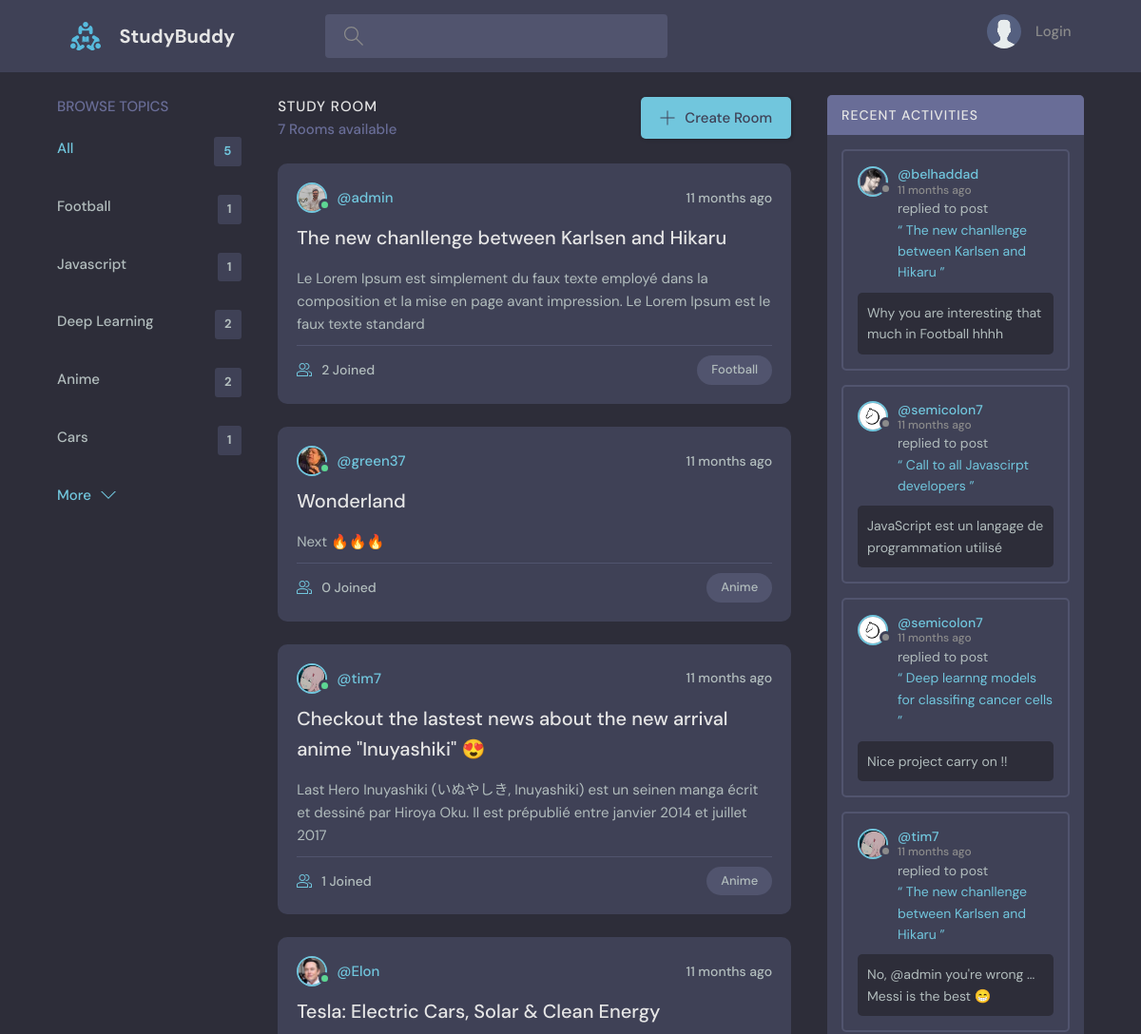
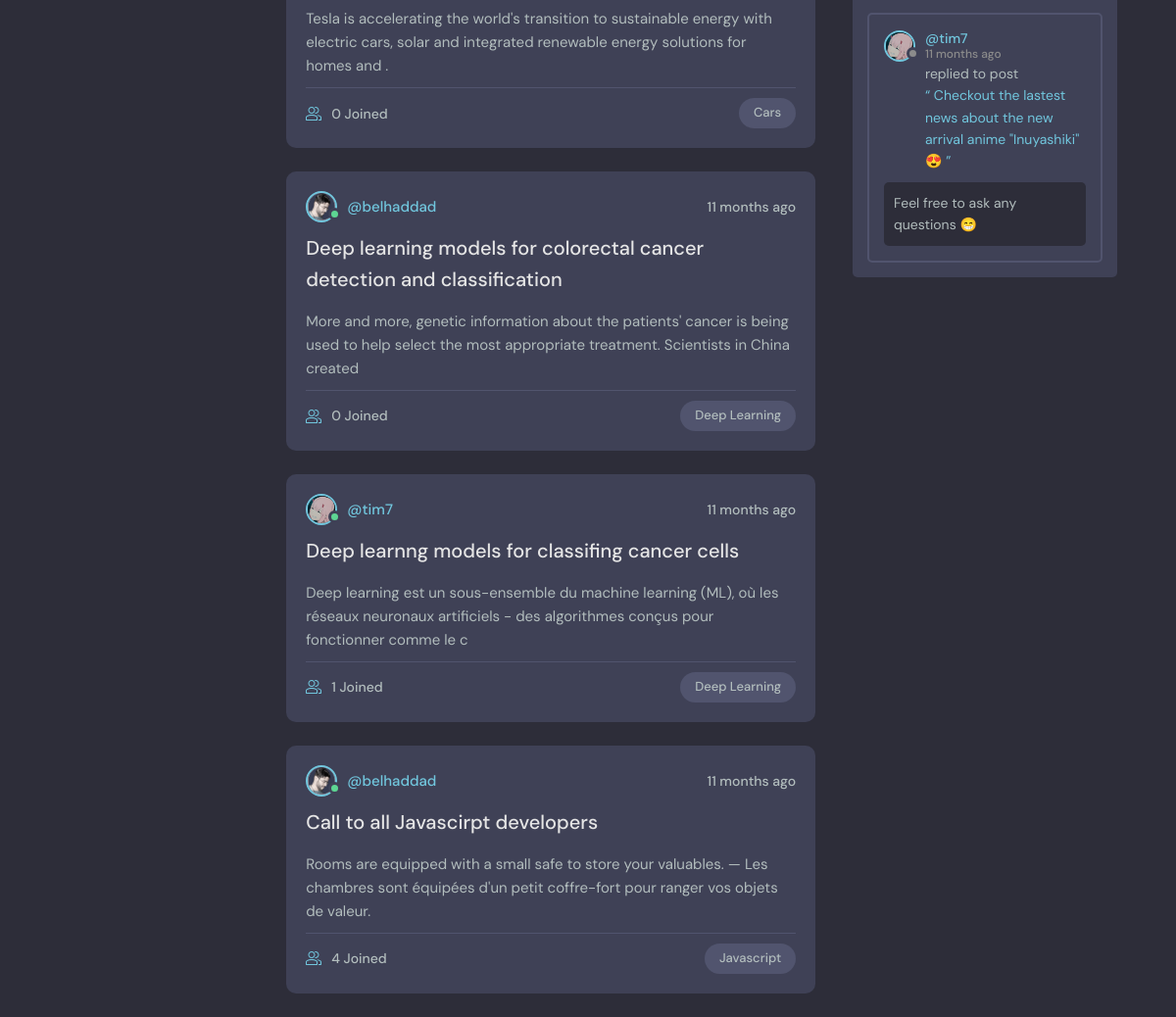
The page / on the database its author committed (2 pictures, top to bottom).
### base/models.py (models this page shows)
class Topic(models.Model):
    name = models.CharField(max_length=200)
    def __str__(self):
        return self.name

class Room(models.Model):
    host = models.ForeignKey(User, on_delete=models.CASCADE)
    topic = models.ForeignKey(Topic, on_delete=models.SET_NULL, null=True)
    name = models.CharField(max_length=200, null=True)
    description = models.TextField(null=True, blank=True)
    participants = models.ManyToManyField(User, related_name='participants', blank=True)
    updated = models.DateTimeField(auto_now=True)
    created = models.DateTimeField(auto_now_add=True)
    class Meta:
        ordering = ['-updated', '-created']
    def __str__(self):
        return self.name

class Message(models.Model):
    user = models.ForeignKey(User, on_delete=models.CASCADE)
    room = models.ForeignKey(Room, on_delete=models.CASCADE)
    body = models.CharField(max_length=300)
    updated = models.DateTimeField(auto_now=True)
    created = models.DateTimeField(auto_now_add=True)
    class Meta:
        ordering = ['-updated', '-created']
    def __str__(self):
        return self.body[0:50]

### users/models.py (models this page shows)
class User(AbstractUser):
    name = models.CharField(max_length=200, null=True)
    email = models.EmailField(unique=True, null=True)
    bio = models.TextField(null=True)
    avatar = models.ImageField(upload_to='profiles/', default='profiles/avatar.svg', null=True, blank=True)
    USERNAME_FIELD = 'email'
    REQUIRED_FIELDS = []

### base/views.py (the view)
# urls.py: path('', views.rooms, name="home"),
def rooms(request):
    search_query = ''
    if request.GET.get('search_query'):
        search_query = request.GET.get('search_query')
    rooms = Room.objects.distinct().filter(Q(name__icontains = search_query) |
                                           Q(host__username__icontains = search_query) |
                                           Q(topic__name__icontains = search_query) |
                                           Q(description__icontains = search_query))
    topics = Topic.objects.all()[0:5]
    room_messages = Message.objects.filter(Q(room__topic__name__icontains = search_query)|
                                           Q(user__name__icontains = search_query))[0:5]
    context = {'rooms': rooms, 'topics': topics, 'room_messages':room_messages, 'search_query': search_query}
    return render(request, 'base/index.html', context)

### base/templates/base/index.html (shortened to what this page needs)
{% extends 'main.html' %}
{% load static %}
{% block content %}
  <main class="layout layout--3">
    <div class="container">
      {% include 'base/section_topics.html' %}
        <div class="roomList">
          <div class="roomList__header">
            <div>
              <h2>Study Room</h2>
              <p>{{rooms.count}} Rooms available</p>
            </div>
            <a class="btn btn--main" href="{% url 'create-room' %}?next={{request.path}}">
              <svg version="1.1" xmlns="http://www.w3.org/2000/svg" width="32" height="32" viewBox="0 0 32 32">
                <title>add</title>
                <path
                  d="M16.943 0.943h-1.885v14.115h-14.115v1.885h14.115v14.115h1.885v-14.115h14.115v-1.885h-14.115v-14.115z"
                ></path>
              </svg>
              Create Room
            </a>
          </div>
          {% include 'base/section_rooms.html' %}
      </div>
      {% include 'base/section_activities.html' %}
    </div>
  </main>
{% endblock content %}

### base/templates/base/section_topics.html
<div class="topics">
    <div class="topics__header">
      <h2>Browse Topics</h2>
    </div>
    <ul class="topics__list">
      <li>
        <a href="/" class="active">All <span>{{topics.count}}</span></a>
      </li>
      {% for topic in topics %}
        <li>
          <a href="{% url 'home' %}?search_query={{topic}}">{{topic}} <span>{{topic.room_set.all.count}}</span></a>
        </li>
      {% endfor %}
    </ul>
    <a class="btn btn--link" href="{% url 'topics' %}">
      More
      <svg version="1.1" xmlns="http://www.w3.org/2000/svg" width="32" height="32" viewBox="0 0 32 32">
        <title>chevron-down</title>
        <path d="M16 21l-13-13h-3l16 16 16-16h-3l-13 13z"></path>
      </svg>
    </a>
  </div>

### base/templates/base/section_rooms.html (shortened to what this page needs)
{% for room in rooms %}
        <div class="roomListRoom">
          <div class="roomListRoom__header">
            <a href="{% url 'profile' room.host.id %}" class="roomListRoom__author">
              <div class="avatar avatar--small active">
                <img src="{{room.host.avatar.url}}" />
              </div>
              <span>@{{room.host.username}}</span>
            </a>
            <div class="roomListRoom__actions">
              <span>{{room.created|timesince}} ago</span>
            </div>
          </div>
          <div class="roomListRoom__content">
            <a href="{% url 'room' room.id %}?next={{request.path}}">{{room.name}}</a>
            <p>
              {{room.description|slice:150}}
            </p>
          </div>
          <div class="roomListRoom__meta">
            <a class="roomListRoom__joined">
              {{room.participants.count}} Joined
            </a>
            <p class="roomListRoom__topic">{{room.topic}}</p>
          </div>
        </div>
{% endfor %}

### base/templates/base/section_activities.html (shortened to what this page needs)
<div class="activities">
    <div class="activities__header">
        <h2>Recent Activities</h2>
    </div>
    {% for message in room_messages %}
        <div class="activities__box">
        <div class="activities__boxHeader roomListRoom__header">
            <a href="{% url 'profile' message.user.id %}" class="roomListRoom__author">
            <div class="avatar avatar--small">
                <img src="{{message.user.avatar.url}}" />
            </div>
            <p>
                @{{message.user.username}}
                <span>{{message.created|timesince}} ago</span>
            </p>
            </a>
        </div>
        <div class="activities__boxContent">
            <p>replied to post<a href="{% url 'room' message.room.id %}">“ {{message.room}} ”</a></p>
            <div class="activities__boxRoomContent">
            {{message}}
            </div>
        </div>
        </div>
    {% endfor %}
</div>

### rows shown on the page
Topic: name "Football", room_set.all.count "1"
Topic: name "Javascript", room_set.all.count "1"
Topic: name "Deep Learning", room_set.all.count "2"
Topic: name "Anime", room_set.all.count "2"
Topic: name "Cars", room_set.all.count "1"
Room: host.avatar (picture), host.username "admin", created "11 months", name "The new chanllenge between Karlsen and Hikaru", description "Le Lorem Ipsum est simplement du faux texte employé dans la composition et la mise en page avant impression. Le Lorem Ipsum est le faux texte standard", participants.count "2", topic "Football"
Room: host.avatar (picture), host.username "green37", created "11 months", name "Wonderland", description "Next 🔥🔥🔥", participants.count "0", topic "Anime"
Room: host.avatar (picture), host.username "tim7", created "11 months", name "Checkout the lastest news about the new arrival anime \"Inuyashiki\" 😍", description "Last Hero Inuyashiki (いぬやしき, Inuyashiki) est un seinen manga écrit et dessiné par Hiroya Oku. Il est prépublié entre janvier 2014 et juillet 2017", participants.count "1", topic "Anime"
Room: host.avatar (picture), host.username "Elon", created "11 months", name "Tesla: Electric Cars, Solar & Clean Energy", description "Tesla is accelerating the world's transition to sustainable energy with electric cars, solar and integrated renewable energy solutions for homes and .", participants.count "0", topic "Cars"
Room: host.avatar (picture), host.username "belhaddad", created "11 months", name "Deep learning models for colorectal cancer detection and classification", description "More and more, genetic information about the patients' cancer is being used to help select the most appropriate treatment. Scientists in China created", participants.count "0", topic "Deep Learning"
Room: host.avatar (picture), host.username "tim7", created "11 months", name "Deep learnng models for classifing cancer cells", description "Deep learning est un sous-ensemble du machine learning (ML), où les réseaux neuronaux artificiels - des algorithmes conçus pour fonctionner comme le c", participants.count "1", topic "Deep Learning"
Room: host.avatar (picture), host.username "belhaddad", created "11 months", name "Call to all Javascirpt developers", description "Rooms are equipped with a small safe to store your valuables. — Les chambres sont équipées d'un petit coffre-fort pour ranger vos objets de valeur.", participants.count "4", topic "Javascript"
Message: user.avatar (picture), user.username "belhaddad", created "11 months", room "The new chanllenge between Karlsen and Hikaru", body "Why you are interesting that much in Football hhhh"
Message: user.avatar (picture), user.username "semicolon7", created "11 months", room "Call to all Javascirpt developers", body "JavaScript est un langage de programmation utilisé"
Message: user.avatar (picture), user.username "semicolon7", created "11 months", room "Deep learnng models for classifing cancer cells", body "Nice project carry on !!"
Message: user.avatar (picture), user.username "tim7", created "11 months", room "The new chanllenge between Karlsen and Hikaru", body "No, @admin you're wrong ... Messi is the best 😁"
Message: user.avatar (picture), user.username "tim7", created "11 months", room "Checkout the lastest news about the new arrival anime \"Inuyashiki\" 😍", body "Feel free to ask any questions 😁"

### other values the page prints
{{ topics.count }} "5"
{{ rooms.count }} "7"
